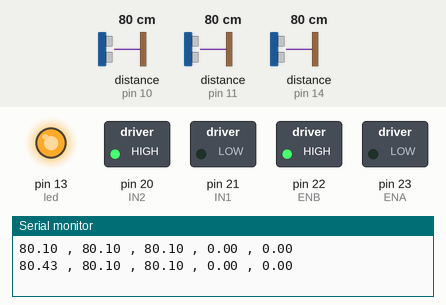
This sketch was run on a simulated Arduino Mega 2560, built with avr-gcc and run on an emulated ATmega2560. Parts: switched loads named in the sketch (green lamp = pin HIGH), output pins drawn as LEDs (lit = HIGH), the last lines printed to the serial monitor. Wiring (inferred from the names in the program): 3 × ultrasonic range finder: trigger pin 9, echo pin 10 / trigger pin 12, echo pin 11 / trigger pin 15, echo pin 14. Dashed ring = blinking. The test bench sets the inputs (shaded band); at power-on: distance to the obstacle (sensors on pin 14, pin 10, pin 11) 80 cm. The echo pulse lasts 58.3 µs per cm; pins used as bus, display or sensor lines are not drawn.

Above: at 2.0 s.
2.1 s: distance to the obstacle (sensor on pin 14) set to 8 cm
5.6 s: distance to the obstacle (sensor on pin 14) set to 5 cm
At 6.9 s:
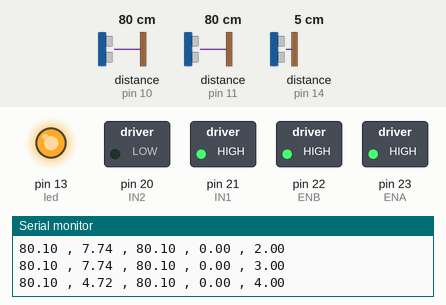
10.1 s: distance to the obstacle (sensor on pin 10) set to 76 cm
At 11.0 s:
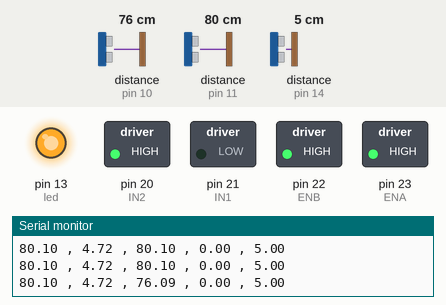
14.6 s: distance to the obstacle (sensor on pin 10) set to 120 cm
At 16.6 s:
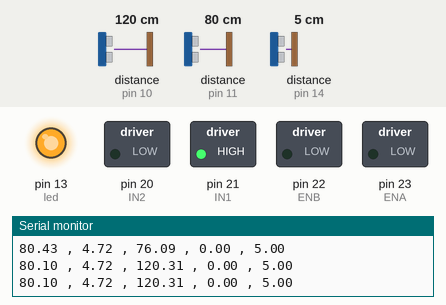
18.7 s: distance to the obstacle (sensor on pin 10) set to 2 cm
At 20.6 s:
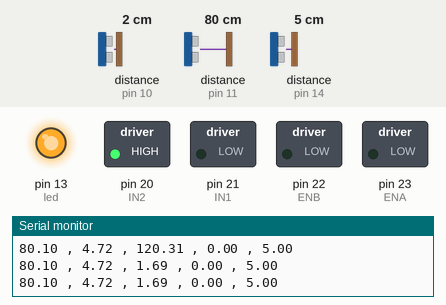
Timing chart, 0 to 23.7 s (numbered marks = the images above; inputs shaded):
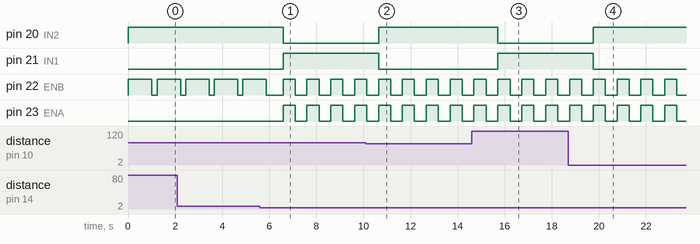

The sketch:

Demo.ino
```cpp
float duration1; //Variable used in the left sonar
float distance1; //Variable used in the left sonar
float PD1;       //This is the previous Distance value

float duration2; //Variable used in the front sonar
float distance2; //Variable used in the front sonar
float PD2;

float duration3; //Variable used in the right sonar
float distance3; //Variable used in the right sonar
float PD3;

int ENA = 23;   //Enable pin to turn on Robot's RIGHT motor and to control its strength
int ENB = 22;   //Enable pin to turn on Robot's LEFT motor and to control its strength
int IN1 = 21;   //Binary logic to control the Robot's RIGHT Motor's direction
int IN2 = 20;   //Binary logic to control the Robot's RIGHT Motor's direction
int IN3 = 19;   //Binary logic to control the Robot's LEFT Motor's direction
int IN4 = 18;   //Binary logic to control the Robot's LEFT Motor's direction

int led = 13;   //Pin to turn the led on the teensy3.2 on or off

int IR = 17; // Sensor to detect a large anount of IR with a built in filter
int val =0; // set the value to a low value for the math for the IR sensor data
int FlameValue = 16; //Variable to understand if there is a flame infront of it

int echo2 = 14;  //Variable to collect the distace data in the sonar for the front sensor
int trig2 = 15;  //Variable to trigger the sonar to send a pulse of sound for the front sensor

int echo1 = 11;  //Variable to collect the distace data in the sonar for the left sensor
int trig1 = 12;  //Variable to trigger the sonar to send a pulse of sound for the left sensor

int echo3 = 10;  //Variable to collect the distace data in the sonar for the right sensor
int trig3 = 9;  //Variable to trigger the sonar to send a pulse of sound for the right sensor

int encLeftB = 8;   //Variable for reading the encoder ticks Left motor
int encLeftA = 7;   //Variable for reading the encoder ticks Left motor
int encRightB = 6;  //Variable for reading the encoder ticks Right motor
int encRightA = 5;  //Variable for reading the encoder ticks Right motor

int encoder0PinA = 7;
int encoder0PinB = 8;
int encoder0Pos = 0;
int encoder0PinALast = LOW;
int n=LOW;

unsigned int encLeftBReading = 0;
unsigned int encLeftAReading = 0;
unsigned int encRightBReading = 0;
unsigned int encRightAReading = 0;


float frontLimit = 6;


int defaultMotorSpeed = 210;   //Controls how much power is being sent to the motors. The scale is from 0-255;

//unsigned long Time = 0;
//unsigned long prevTime = 0;

//unsigned int oldDiff = 0;

char data = 0;                //Variable for storing received data

//char compass= 'N';
int compass =10;
//10 north
//20 east
//30 south
//40 west
long previousMillis =0;
long t = 2000;
int i;

float list[5]; // we will print this list
float x=0;
float y=0;
float walked;
void setup() {

  // put your setup code here, to run once:

  pinMode(IR,INPUT);
  pinMode(echo2,INPUT);
  pinMode(trig2, OUTPUT);

  pinMode(echo1,INPUT);
  pinMode(trig1, OUTPUT);

  pinMode(echo3,INPUT);
  pinMode(trig3, OUTPUT);

  Serial.begin(9600);
  Serial1.begin(9600);

  pinMode(ENA, OUTPUT);
  pinMode(ENB, OUTPUT);
  pinMode(IN1, OUTPUT);
  pinMode(IN2, OUTPUT);
  pinMode(IN3, OUTPUT);
  pinMode(IN4, OUTPUT);

  analogWrite(ENA, 0);
  analogWrite(ENB, 0);

  pinMode(led,OUTPUT);

  //pinMode(encLeftA, INPUT_PULLUP);
  //pinMode(encRightA, INPUT_PULLUP);
 //attachInterrupt(digitalPinToInterrupt(encLeftA), encLeftCount, RISING);
 // attachInterrupt(digitalPinToInterrupt(encRightA), encRightCount, RISING);

pinMode(encoder0PinA, INPUT);
pinMode(encoder0PinB, INPUT);


  digitalWrite(13,HIGH); //turns on Teensy led

  //liftoff();
}

void loop() {
  // put your main code here, to run repeatedly:
  search(); //go forward and avoid obstical
  // remote();
  // sonar();

  // encoder(); use this to get the left encoder readings
  //lets go to each function and store the values into an array [leftsonar,frontsonar,rightsonar,x,y]
  //from here plot the array
  //going to need a for loop that iterates from 1 to 5
//  for (i=0; i <3; i=i+1){
//     Serial.println(list[i]);
//  }
  }
```

Logic_Control.ino
```cpp
void search(){
  sonar(); //run the sonar and recieves distance of objects

  while (distance2 >= frontLimit){
    forward(); // makes the robot go forward
    delay(1000);
    halt();
    delay(200);
    sonar();
    //encoder(); //encoder0Pos is counting up
    if (compass==10){
    //then it was going north and only y was increasing
    y = y + 1; // this is to get it into cm
    list[5]=y;
  }
  else if (compass==20){
    //then it was going east and only x was increasing
    x = x + 1;
    list[4]=x;
  }
  else if (compass==30){
    //then it was going south and only y was decreasing
    y = y - 1;
    list[5]=x;
  }
  else if (compass==40){
    //then it was going west and only x was decreasing
    x = x - 1;
    list[4]=x;
  }
  }
  halt();
  delay(500);

  if (distance1 <= distance3){
    turncw(); //turn to the right
    if (compass == 10){
      compass = 20;
    }
    else if (compass == 20){
      compass = 30;
    }
    else if (compass == 30){
      compass = 40;
    }
    else if (compass == 40){
      compass = 10;
    }
    delay(500);
  }
  else
  {
    turnccw(); //turn to the left
    if (compass == 10){
      compass = 40;
    }
    else if (compass == 20){
      compass = 10;
    }
    else if (compass == 30){
      compass = 20;
    }
    else if (compass == 40){
      compass = 10;
    }
    delay(500);
  }

 }
```

MISC.ino
```cpp
void liftoff(){
    sonar();
    digitalWrite(13,HIGH); //turns on Teensy led

    while (distance2 > 6)
    sonar();

    digitalWrite(13, LOW);
    delay(1000);
}

void remote(){

    {
      if(Serial1.available() > 0)  // Send data only when you receive data:
      {
        data = Serial1.read();      //Read the incoming data and store it into variable data
        Serial1.print(data);        //Print Value inside data in Serial monitor
        Serial1.print("\n");        //New line
        if(data == 'w'){            //Checks whether value of data is equal to 1
          forward();
        }
        if(data == 'a'){
          turnccw();
        }
        if(data == 'd'){
          turncw();
        }
        if(data == 's'){
          halt();
        }
      }

    }
}
```

Motor_Control.ino
```cpp
void forward(int leftSpeed, int rightSpeed){
// function to move the robot forward and allows for acceleration of the wheels

  analogWrite(ENA, rightSpeed);
  // (motorpowerENA controls the power through PWM ie: quarter, half, fullpower, and is used to turn the motor off and on)
  // (rightSpeed is the speed for the right motor that is used in the PID control)

  digitalWrite(IN1,LOW);
  digitalWrite(IN2,HIGH);
  // Switch Polarity of 1 side of the motor

  analogWrite(ENB, leftSpeed);
  digitalWrite(IN3,LOW);
  digitalWrite(IN4,HIGH);
  // Note: do not have both motor logics the same, this will damage the motor
  // Note: MotorPowerENA
  // This combination turns this wheel cw
}


void forward(){
// function to move the robot forward with a default speed of the motor
// so the wheels are going at a constant velocity ie: no acceleration

  analogWrite(ENA, 100);
  //digitalWrite(ENA, HIGH);
  // (ENA controls the power through PWM ie: quarter, half, fullpower, and is used to turn the motor off and on)
  // (defaultMotorSpeed is a default speed given to the motors)

  digitalWrite(IN1,LOW);// Switch Polarity of 1 side of the motor
  digitalWrite(IN2,HIGH); // Switch Polarity of 1 side of the motor

  analogWrite(ENB, defaultMotorSpeed);
  //digitalWrite(ENB, HIGH);
  digitalWrite(IN3,LOW);
  digitalWrite(IN4,HIGH);
  // Note: do not have both motor logics the same, this will damage the motor
  // Note: ENA
  // This combination turns this wheel cw
}


void turnccw(){

  analogWrite(ENA, defaultMotorSpeed);
  digitalWrite(IN1,LOW);
  digitalWrite(IN2,HIGH);
  // turns ccw

  analogWrite(ENB, defaultMotorSpeed);
  digitalWrite(IN3,HIGH);
  digitalWrite(IN4,LOW);
  // turns cw
}

void turncw(){

  analogWrite(ENA, defaultMotorSpeed);
  digitalWrite(IN1,HIGH);
  digitalWrite(IN2,LOW);
  // turns cw

  analogWrite(ENB, defaultMotorSpeed);
  digitalWrite(IN3,LOW);
  digitalWrite(IN4,HIGH);
  // turns cw
}

void backward(){

  analogWrite(ENA, defaultMotorSpeed);
  digitalWrite(IN1,HIGH);
  digitalWrite(IN2,LOW);
  // turns ccw

  analogWrite(ENB, defaultMotorSpeed);
  digitalWrite(IN3,HIGH);
  digitalWrite(IN4,LOW);
  // turns ccw
}

void halt(){
  analogWrite(ENA,0);
  analogWrite(ENB,0);

}
```

Sensors.ino
```cpp
void encoder(){
  //this will print out the left motors encoder readings
  // if it goes ccw then it increments
  // if it goes cw then it decrements
  // ccw correlates with forward motion and cw with reverse motion
  // forward is discribed as the direction in which the "front" sonar is facing
  n=digitalRead(encoder0PinA);
  if ((encoder0PinALast == LOW) && (n == HIGH)){
    if (digitalRead(encoder0PinB) == LOW) {
      encoder0Pos++;
    }
    else {
      encoder0Pos--;
      }
    //Serial.println(encoder0Pos);
    }

  encoder0PinALast=n;
}

void encLeftCount(){
  encLeftAReading++;
}

void encRightCount(){
  encRightAReading++;
}

void sonar(){
  // put your main code here, to run repeatedly:
  //////////////////////////////////////////////

  // This is for the left sensor
  digitalWrite(trig1, LOW);
  delayMicroseconds(2);
  // we are initializing the sonar sensor

  digitalWrite(trig1, HIGH);
  delayMicroseconds(10);
  digitalWrite(trig1, LOW);
  // we are sending a pulse of 10 uS of sound to measure distance

  duration1 = pulseIn(echo1, HIGH);
  //pulseIn is reading the time it takes for the signal to bounce off of the object and records the distance
  distance1 = duration1 / 58;
  list[1]=distance1;

  if(distance1 <= 400){
    PD1=distance1;
    list[1]=PD1;
  }

  //////////////////////////////////////////////
  // This is for the front sensor
  digitalWrite(trig2, LOW);
  delayMicroseconds(2);

  digitalWrite(trig2, HIGH);
  delayMicroseconds(10);
  digitalWrite(trig2, LOW);

  duration2 = pulseIn(echo2, HIGH);
  distance2 = duration2 / 58;
  list[2]=distance2;

  if(distance2 <= 400){
    PD2=distance2;
    list[2]=PD2;
  }

  //////////////////////////////////////////////
  // This is for the right sensor
  digitalWrite(trig3, LOW);
  delayMicroseconds(2);

  digitalWrite(trig3, HIGH);
  delayMicroseconds(10);
  digitalWrite(trig3, LOW);

  duration3 = pulseIn(echo3, HIGH);
  distance3 = duration3 / 58;
  list[3]=distance3;

  if(distance3 <= 400){
    PD3=distance3;
    list[3]=distance3;
  }

  //divide by 58 to convert to cm
  //divide by 148 for inches

  /////////////////////////////////////////////
  // this is for filtering out the values that are known to be wrong
  if (distance1 <= 400 ){
    // the sonar sensor has a max distance reading of 400 cm
    //Serial.print(" L ");
    Serial.print(distance1); // this is the left sonar sensor
    Serial.print(" , ");
  }
  else if(distance1 > 400){
    //Serial.print(" L ");
    Serial.print(PD1);
    Serial.print(" , ");
  }

  if (distance2 <= 400 ){
    // the sonar sensor has a max distance reading of 400 cm
    //Serial.print(" F ");
    Serial.print(distance2);  //this is the front sonar sensor
    Serial.print(" , ");
  }

  else if(distance2 > 400){
    //Serial.print(" F ");
    Serial.print(PD2);
    Serial.print(" , ");
  }

  if (distance3 <= 400 ){
    //Serial.print(" R ");
    Serial.print(distance3); // this is the right sonar sensor
    Serial.print(" , ");
  }
  else if(distance3 > 400){
    //Serial.print(" R ");
    Serial.print(PD3);
    Serial.print(" , ");
  }
  Serial.print(x);
  Serial.print(" , ");
  Serial.println(y);
//  Serial.println();
//  delay(200);


  //print out the info on the bluetooth

  //Serial.println(distance);
 // Serial.println(" inches");
  //Serial.println();

  }
```

Measured:
- the behaviour switches between 7 and 6 cm on distance to the obstacle (sensor on pin 14) (found by bisection; images 0 and 1)
- the behaviour switches between 80 and 79 cm on distance to the obstacle (sensor on pin 10) (found by bisection; images 1 and 2)
- after the input at 5.6 s, pin 20 (IN2): HIGH → LOW after 0.99 s; pin 21 (IN1): LOW → HIGH after 0.99 s; pin 23 (ENA): alternates HIGH for 0.51 s and LOW for 0.50 s, starting after 0.99 s
- after the input at 10.1 s, pin 20 (IN2): LOW → HIGH after 0.54 s; pin 21 (IN1): HIGH → LOW after 0.54 s
- after the input at 14.6 s, pin 20 (IN2): HIGH → LOW after 1.1 s; pin 21 (IN1): LOW → HIGH after 1.1 s
- after the input at 18.7 s, pin 20 (IN2): LOW → HIGH after 1.1 s; pin 21 (IN1): HIGH → LOW after 1.1 s
- by itself, pin 22 (ENB): alternates HIGH for 0.51 s and LOW for 0.50 s
